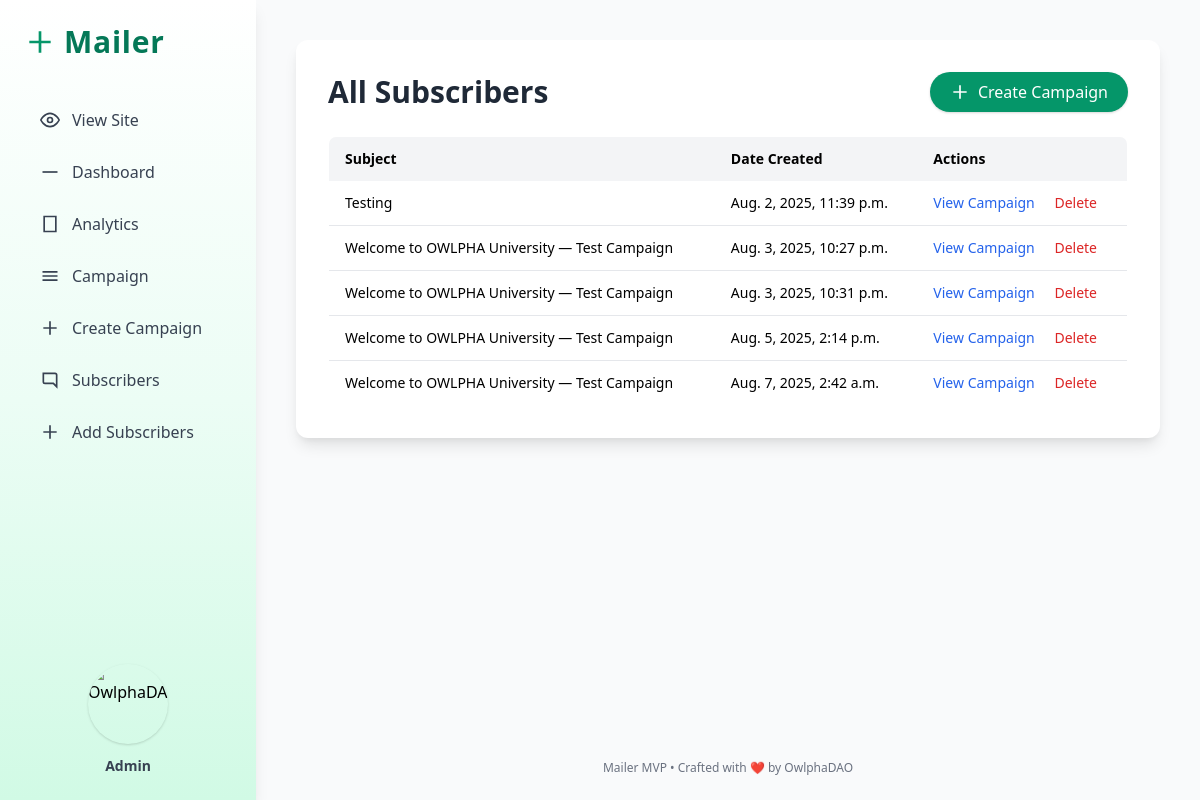
Page /campaigns/ on the committed database.
### MailApp/models.py (models this page shows, shortened)
class Campaign(models.Model):
    subject = models.CharField(max_length=255)
    body = HTMLField()
    created_at = models.DateTimeField(auto_now_add=True)

### MailApp/views.py (the view)
# urls.py: path('campaigns/', views.campaign_list, name='campaign_list'),
def campaign_list(request):
    campaigns = Campaign.objects.all().order_by('created_at')
    context = {
        'campaigns': campaigns,
        'title': 'Campaign List | Mailer',
    }
    return render(request, 'pages/campaign_list.html', context)

### MailApp/templates/pages/campaign_list.html (shortened to what this page needs)
{% load static %}
<!DOCTYPE html>
<html lang="en">
    <head>
        <link rel = 'stylesheet' href='https://unpkg.com/boxicons@2.1.4/css/boxicons.min.css'>
        <link rel = 'stylesheet' href='https://cdn.jsdelivr.net/npm/bootstrap-icons@1.11.3/font/bootstrap-icons.min.css'>
        <link href="https://cdn.jsdelivr.net/npm/tailwindcss@2.2.19/dist/tailwind.min.css" rel="stylesheet">
    </head>
    <body class="h-screen flex bg-gray-50">
        <aside class="h-screen w-64 bg-gradient-to-b from-white via-green-50 to-green-100 shadow-lg p-6 flex flex-col fixed left-0 top-0">
            <div class="flex items-center gap-2 mb-10">
                <svg class="w-8 h-8 text-green-600" fill="none" stroke="currentColor" stroke-width="2" viewBox="0 0 24 24">
                <path d="M12 4v16m8-8H4"></path>
                </svg>
                <h1 class="text-3xl font-bold text-green-700 tracking-wide">Mailer</h1>
            </div>
            <nav class="flex flex-col gap-3">
                <a href="/" class="flex items-center gap-3 px-4 py-2 rounded-md text-gray-700 font-medium hover:bg-green-100 hover:text-green-700 transition-colors">
                    <svg class="w-5 h-5" fill="none" stroke="currentColor" stroke-width="2" viewBox="0 0 24 24">
                        <path d="M1 12s4-8 11-8 11 8 11 8-4 8-11 8-11-8-11-8z"></path>
                        <circle cx="12" cy="12" r="3"></circle>
                    </svg>
                    View Site
                </a>
                <a href="{% url 'dashboard' %}" class="flex items-center gap-3 px-4 py-2 rounded-md text-gray-700 font-medium hover:bg-green-100 hover:text-green-700 transition-colors">
                    <svg class="w-5 h-5" fill="none" stroke="currentColor" stroke-width="2" viewBox="0 0 24 24">
                        <path d="M3 12h18"></path>
                    </svg>
                    Dashboard
                </a>
                <a href="#" class="flex items-center gap-3 px-4 py-2 rounded-md text-gray-700 font-medium hover:bg-green-100 hover:text-green-700 transition-colors">
                    <svg class="w-5 h-5" fill="none" stroke="currentColor" stroke-width="2" viewBox="0 0 24 24">
                        <path d="M5 3h14v18H5z"></path>
                    </svg>
                    Analytics
                </a>
                <a href="{% url 'campaign_list' %}" class="flex items-center gap-3 px-4 py-2 rounded-md text-gray-700 font-medium hover:bg-green-100 hover:text-green-700 transition-colors">
                    <svg class="w-5 h-5" fill="none" stroke="currentColor" stroke-width="2" viewBox="0 0 24 24">
                        <path d="M3 7h18M3 12h18M3 17h18"></path>
                    </svg>
                    Campaign
                </a>
                <a href="{% url 'create_campaign' %}" class="flex items-center gap-3 px-4 py-2 rounded-md text-gray-700 font-medium hover:bg-green-100 hover:text-green-700 transition-colors">
                    <svg class="w-5 h-5" fill="none" stroke="currentColor" stroke-width="2" viewBox="0 0 24 24">
                        <path d="M12 4v16m8-8H4"></path>
                    </svg>
                    Create Campaign
                </a>
                <a href="{% url 'subscriber_list' %}" class="flex items-center gap-3 px-4 py-2 rounded-md text-gray-700 font-medium hover:bg-green-100 hover:text-green-700 transition-colors">
                    <svg class="w-5 h-5" fill="none" stroke="currentColor" stroke-width="2" viewBox="0 0 24 24">
                        <path d="M16 4h2a2 2 0 0 1 2 2v14l-4-4H6a2 2 0 0 1-2-2V4h12z"></path>
                    </svg>
                    Subscribers
                </a>
                <a href="{% url 'admin_add_subscriber' %}" class="flex items-center gap-3 px-4 py-2 rounded-md text-gray-700 font-medium hover:bg-green-100 hover:text-green-700 transition-colors">
                    <svg class="w-5 h-5" fill="none" stroke="currentColor" stroke-width="2" viewBox="0 0 24 24">
                        <path d="M12 4v16m8-8H4"></path>
                    </svg>
                    Add Subscribers
                </a>
            </nav>
            <div class="mt-auto flex flex-col items-center pt-10">
                <img src="https://media.licdn.com/dms/image/v2/D4D0BAQHUyn95gj3h1A/company-logo_200_200/company-logo_200_200/0/1708529125650?e=1756944000&v=beta&t=I1o-tPph7ojP9QZQuo7DZQyoFaOYWpSl2leumF_oxIk" alt="OwlphaDAO" class="w-20 h-20 object-contain rounded-full shadow">
                <p class="mt-3 text-sm font-semibold text-gray-700">Admin</p>
            </div>
        </aside>
        <main class="flex-1 ml-64 flex flex-col min-h-screen overflow-y-auto">
            <div class="flex-grow flex flex-col justify-start p-10">
                <div class="max-w-5xl w-full mx-auto p-8 bg-white rounded-xl shadow-lg">
                    <div class="flex justify-between items-center mb-6">
                        <h1 class="text-3xl font-bold text-gray-800">All Subscribers</h1>
                        <a href="{% url 'create_campaign' %}" class="inline-flex items-center gap-2 bg-green-600 text-white px-5 py-2 rounded-full shadow hover:bg-green-700 transition-all duration-200">
                            <svg class="w-5 h-5" fill="none" stroke="currentColor" stroke-width="2" viewBox="0 0 24 24">
                            <path d="M12 4v16m8-8H4"></path>
                            </svg>
                            Create Campaign
                        </a>
                    </div>
                    <table class="min-w-full table-auto border border-gray-200 rounded-lg overflow-hidden">
                        <thead>
                            <tr class="bg-gray-100 text-left text-sm">
                                <th class="px-4 py-3 font-semibold">Subject</th>
                                <th class="px-4 py-3 font-semibold">Date Created</th>
                                <th class="px-4 py-3 font-semibold">Actions</th>
                            </tr>
                        </thead>
                        <tbody class="bg-white divide-y divide-gray-200 text-sm">
                            {% for campaign in campaigns %}
                            <tr>
                                <td class="px-4 py-3">{{ campaign.subject }}</td>
                                <td class="px-4 py-3">{{ campaign.created_at }}</td>
                                <td class="px-4 py-3 space-x-4">
                                    <a href="{% url 'campaign_view' campaign.pk %}" class="inline-block text-blue-600 font-medium hover:underline">View Campaign</a>
                                    <a href="{% url 'delete_campaign' campaign.pk %}" class="inline-block text-red-600 font-medium hover:underline" onclick="return confirm('Are you sure?');">Delete</a>
                                </td>
                            </tr>
                            {% empty %}
                            <tr>
                                <td colspan="3" class="px-4 py-4 text-center text-gray-500">No campaign yet.</td>
                            </tr>
                            {% endfor %}
                        </tbody>
                    </table>
                </div>
            </div>
            <p class="text-gray-500 text-xs text-center py-6">Mailer MVP • Crafted with ❤️ by OwlphaDAO</p>
        </main>
    </body>
</html>

### rows in the picture
Campaign: subject "Testing", created_at "Aug. 2, 2025, 11:39 p.m."
Campaign: subject "Welcome to OWLPHA University — Test Campaign", created_at "Aug. 3, 2025, 10:27 p.m."
Campaign: subject "Welcome to OWLPHA University — Test Campaign", created_at "Aug. 3, 2025, 10:31 p.m."
Campaign: subject "Welcome to OWLPHA University — Test Campaign", created_at "Aug. 5, 2025, 2:14 p.m."
Campaign: subject "Welcome to OWLPHA University — Test Campaign", created_at "Aug. 7, 2025, 2:42 a.m."
